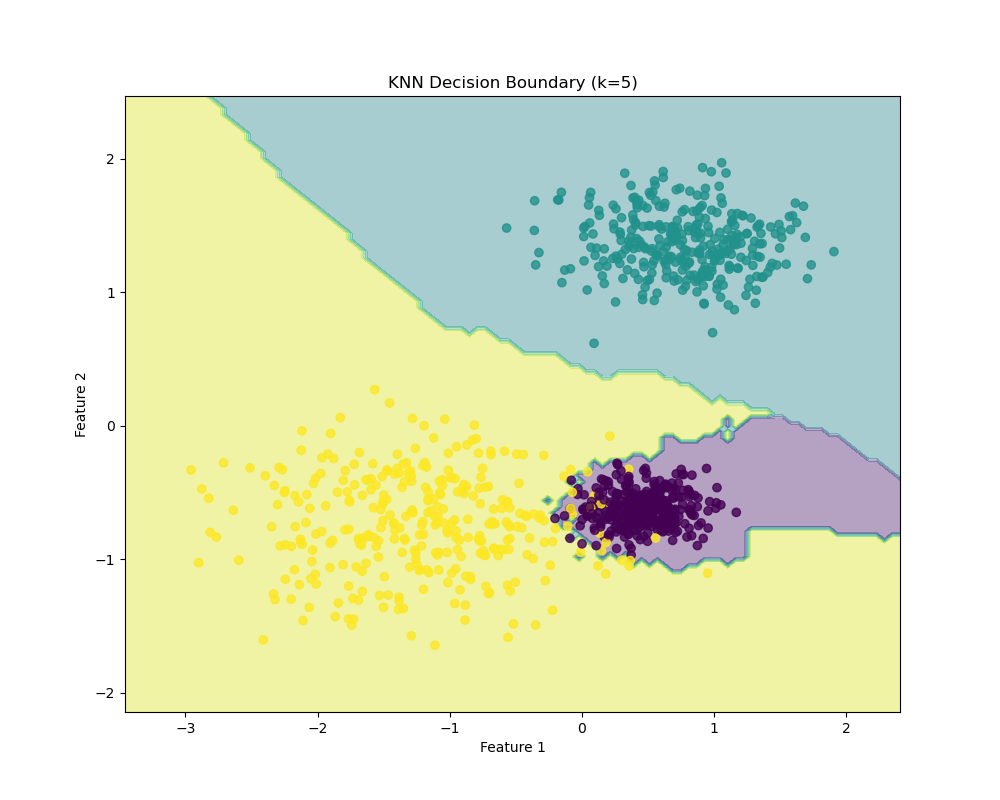

Recreate this plot in Python.
import numpy as np
from collections import Counter
from sklearn.metrics import accuracy_score, classification_report
from sklearn.preprocessing import StandardScaler
import matplotlib.pyplot as plt
from tqdm import tqdm

class KNNClassifier:
    def __init__(self, k=5, metric='euclidean', batch_size=1000):
        """
        Initialize KNN Classifier.
        
        Parameters:
        k (int): Number of neighbors to consider
        metric (str): Distance metric to use ('euclidean' or 'manhattan')
        batch_size (int): Batch size for memory-efficient prediction
        """
        self.k = k
        self.metric = metric
        self.batch_size = batch_size
        self.X_train = None
        self.y_train = None
        
    def euclidean_distance(self, x1, x2):
        """Calculate Euclidean distance between points."""
        return np.sqrt(np.sum((x1 - x2) ** 2, axis=1))
    
    def manhattan_distance(self, x1, x2):
        """Calculate Manhattan distance between points."""
        return np.sum(np.abs(x1 - x2), axis=1)
    
    def fit(self, X, y):
        """
        Store training data.
        
        Parameters:
        X (array-like): Training features
        y (array-like): Training labels
        """
        self.X_train = X
        self.y_train = y
        
    def predict_single(self, x):
        """
        Predict class for a single instance.
        
        Parameters:
        x (array-like): Instance to classify
        
        Returns:
        int: Predicted class
        """
        # Calculate distances
        if self.metric == 'euclidean':
            distances = self.euclidean_distance(self.X_train, x.reshape(1, -1))
        else:
            distances = self.manhattan_distance(self.X_train, x.reshape(1, -1))
        
        # Get k nearest neighbors
        k_indices = np.argsort(distances)[:self.k]
        k_nearest_labels = self.y_train[k_indices]
        
        # Return most common class
        most_common = Counter(k_nearest_labels).most_common(1)
        return most_common[0][0]
    
    def predict(self, X):
        """
        Predict classes for multiple instances using batch processing.
        
        Parameters:
        X (array-like): Instances to classify
        
        Returns:
        array: Predicted classes
        """
        predictions = []
        
        # Use batch processing to handle large datasets
        for i in tqdm(range(0, len(X), self.batch_size), desc="Predicting"):
            batch = X[i:i + self.batch_size]
            batch_predictions = [self.predict_single(x) for x in batch]
            predictions.extend(batch_predictions)
            
        return np.array(predictions)
    
    def get_k_neighbors(self, x):
        """
        Get k nearest neighbors for a single instance.
        
        Parameters:
        x (array-like): Instance to find neighbors for
        
        Returns:
        tuple: (indices of neighbors, distances to neighbors)
        """
        if self.metric == 'euclidean':
            distances = self.euclidean_distance(self.X_train, x.reshape(1, -1))
        else:
            distances = self.manhattan_distance(self.X_train, x.reshape(1, -1))
            
        k_indices = np.argsort(distances)[:self.k]
        return k_indices, distances[k_indices]

def generate_dataset(n_samples=100000, n_features=2, n_classes=3):
    """
    Generate synthetic dataset suitable for KNN classification.
    
    Parameters:
    n_samples (int): Number of samples to generate
    n_features (int): Number of features
    n_classes (int): Number of classes
    
    Returns:
    tuple: (features array, labels array)
    """
    np.random.seed(42)
    
    # Generate cluster centers
    centers = np.random.randn(n_classes, n_features) * 5
    
    # Generate samples around centers
    X = []
    y = []
    samples_per_class = n_samples // n_classes
    
    for i in range(n_classes):
        # Generate samples for each class with varying variance
        cluster = np.random.randn(samples_per_class, n_features) * (i + 1) * 0.5
        cluster = cluster + centers[i]
        X.append(cluster)
        y.append(np.full(samples_per_class, i))
    
    X = np.vstack(X)
    y = np.hstack(y)
    
    # Shuffle the dataset
    indices = np.random.permutation(len(X))
    X = X[indices]
    y = y[indices]
    
    return X, y

# Generate synthetic dataset
print("Generating synthetic dataset...")
X, y = generate_dataset(n_samples=100000, n_features=2, n_classes=3)

# Scale features
scaler = StandardScaler()
X_scaled = scaler.fit_transform(X)

# Split data into train and test sets
def train_test_split(X, y, test_size=0.2):
    """Split data into training and testing sets."""
    n_test = int(len(X) * test_size)
    indices = np.random.permutation(len(X))
    test_idx, train_idx = indices[:n_test], indices[n_test:]
    return X[train_idx], X[test_idx], y[train_idx], y[test_idx]

X_train, X_test, y_train, y_test = train_test_split(X_scaled, y)

# Train and evaluate KNN
print("\nTraining and evaluating KNN classifier...")
knn = KNNClassifier(k=5, metric='euclidean', batch_size=1000)
knn.fit(X_train, y_train)

# Make predictions
y_pred = knn.predict(X_test)

# Calculate accuracy
accuracy = accuracy_score(y_test, y_pred)
print(f"\nAccuracy: {accuracy:.4f}")
print("\nClassification Report:")
print(classification_report(y_test, y_pred))

# Visualization function
def plot_decision_boundary(X, y, model, title, plot_points=1000):
    """
    Plot decision boundary and data points.
    
    Parameters:
    X (array-like): Feature data
    y (array-like): Labels
    model: Trained model
    title (str): Plot title
    plot_points (int): Number of points to plot
    """
    plt.figure(figsize=(10, 8))
    
    # Create mesh grid
    x_min, x_max = X[:, 0].min() - 0.5, X[:, 0].max() + 0.5
    y_min, y_max = X[:, 1].min() - 0.5, X[:, 1].max() + 0.5
    xx, yy = np.meshgrid(np.linspace(x_min, x_max, 100),
                         np.linspace(y_min, y_max, 100))
    
    # Predict for each point in the mesh
    Z = model.predict(np.c_[xx.ravel(), yy.ravel()])
    Z = Z.reshape(xx.shape)
    
    # Plot decision boundary
    plt.contourf(xx, yy, Z, alpha=0.4)
    
    # Plot a subset of points
    indices = np.random.choice(len(X), plot_points, replace=False)
    plt.scatter(X[indices, 0], X[indices, 1], c=y[indices], alpha=0.8)
    
    plt.title(title)
    plt.xlabel('Feature 1')
    plt.ylabel('Feature 2')
    plt.show()

# Plot decision boundary with a subset of points
print("\nPlotting decision boundary...")
plot_decision_boundary(X_scaled[:1000], y[:1000], knn, 
                      f'KNN Decision Boundary (k={knn.k})')

# Additional analysis
def analyze_k_sensitivity(X_train, X_test, y_train, y_test, k_values):
    """Analyze model sensitivity to different k values."""
    accuracies = []
    for k in k_values:
        knn = KNNClassifier(k=k)
        knn.fit(X_train, y_train)
        y_pred = knn.predict(X_test)
        accuracies.append(accuracy_score(y_test, y_pred))
    return accuracies

# Test different k values
k_values = [3, 5, 7, 9, 11]
accuracies = analyze_k_sensitivity(X_train, X_test, y_train, y_test, k_values)

# Plot k sensitivity
plt.figure(figsize=(10, 6))
plt.plot(k_values, accuracies, marker='o')
plt.title('Model Accuracy vs. k Value')
plt.xlabel('k')
plt.ylabel('Accuracy')
plt.grid(True)
plt.show()
